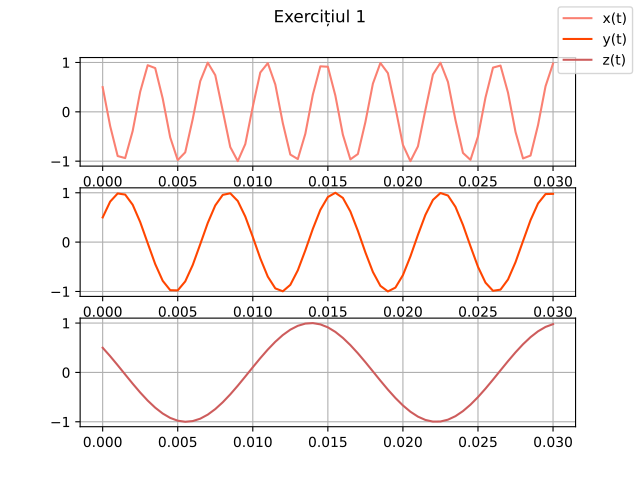

Python code for this plot:
import numpy as np
import matplotlib.pyplot as plt

fig, axs = plt.subplots(3)
fig.suptitle('Exercițiul 1')

# [0 : 0.0005 : 0.03]
t = np.linspace(0, 0.03, round(0.03/0.0005) + 1)

x = np.cos(520 * np.pi * t + np.pi / 3)
y = np.cos(280 * np.pi * t - np.pi / 3)
z = np.cos(120 * np.pi * t + np.pi / 3)

axs[0].plot(t, x, color='salmon', label='x(t)')
axs[1].plot(t, y, color='orangered', label='y(t)')
axs[2].plot(t, z, color='indianred', label='z(t)')

for ax in axs.flat:
    ax.set_ylim([-1.1, 1.1])
    ax.grid(True)
    
fig.legend(loc='upper right')

plt.savefig('lab/01/ex1.pdf')
plt.show()
